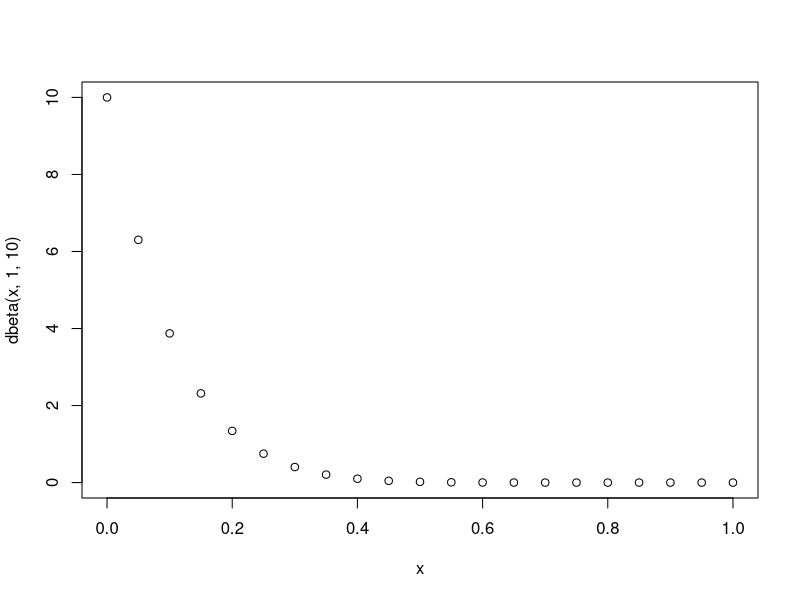

Recreate this plot in R. (Note: this script raises an error after producing the figure.)
## ---- chunk 1
x = seq(0,1,0.05)
plot(x, y = dbeta(x, 1,10))
# rbeta(1,0,1)
## ---- chunk 2
test_smallh6 <- run_DAMCMC_complete_smallh6(
  theta0, cp_Y, N = 20000,
  rho = 0.2, param = "bg", approx = "ldp",
  iota_dist = "exponential", gener = FALSE, b = 1/2,
  thin = 1, plt = 2500,
  par_prior = list(
    a_beta = 1, b_beta = 1,
    a_gamma = 1, b_gamma = 1,
    a_R0 = 2, b_R0 = 2,
    a_lambda = 1, b_lambda = 1,
    a_pi11 = 10, b_pi11 = 10,
    a_pi01 = 10, b_pi01 = 10
  ), 
  # h_hat = c(0.5,0.5,0.5,0.5,0.5), # P(dbeta_i = 1)
  length_delta = 5,
  x_b_ratio = 2,
  gamma=1
  )
## ---- chunk 3
test_smallh6$theta_rate_accept # 30%
test_smallh6$run_time # 143.035 seconds
## ---- chunk 4
print(analyze_dbeta(test_smallh6$dbeta_lst))

barplot(analyze_dbeta(test_smallh6$dbeta_lst)[[2]], main="Change Point Locations", xlab="Change Point Location",  
 ylab="Proportion of MCMC Samples", names.arg=c("Delta One","Delta Two","Delta Three","Delta Four","Delta Five"), 
 border="blue")
abline(h=1/2, col="blue", lty="dashed", lwd=4)
## ---- chunk 5
# Create dataframe for Pi
Pi_tidy <- do.call(rbind, Map(data.frame, Iteration = list(c(burnin:20000)), Pi01 = list(test_smallh6$pi01_lst[burnin:20000]), Pi11 = list(test_smallh6$pi11_lst[burnin:20000]) ))
Pi_tidy
## ---- chunk 6
draw_tp(Pi_tidy, 'Pi01')
draw_histogram(Pi_tidy, 'Pi01')
draw_acf(Pi_tidy, 'Pi01', 200)

draw_tp(Pi_tidy, 'Pi11')
draw_histogram(Pi_tidy, 'Pi11')
draw_acf(Pi_tidy, 'Pi11', 200)
## ---- chunk 7
sim_beta_list <- create_mcmc_list(test_smallh6$beta_lst[burnin:20000])
length(sim_beta_list)
## ---- chunk 8
# combine all beta lists into a dataframe.
beta_sim_tidy <- do.call(rbind, Map(data.frame, Iteration = list(c(1:19001)), Beta1 = sim_beta_list[1], Beta2 = sim_beta_list[2], Beta3 = sim_beta_list[3], Beta4 = sim_beta_list[4], Beta5 = sim_beta_list[5], Beta6 = sim_beta_list[6]))
beta_sim_tidy <- beta_sim_tidy %>% 
  remove_burnin(1000)
## ---- chunk 9
# Posterior means
means <- beta_sim_tidy %>%
  dplyr::select(- .data$Iteration) %>%
  {tibble::tibble(
    var  = colnames(.),
    mean = colMeans(.),
  )}

# ESS
ESS = coda::effectiveSize(coda::mcmc(beta_sim_tidy))
ESS # ESS is higher when we correctly specify the model (eg allow for change points.)

# Mean of all beta ESS
mean(ESS[2:7])

# ESS per clock time (MCMC Efficiency, show this alongside ACF plots). number of time points = 6.
mean(ESS[2:7])/(test_smallh6$run_time)
## ---- chunk 10
# plot results in a format similar to PDSIR code.
vars <- c("Beta1", "Beta2","Beta3","Beta4","Beta5","Beta6")

for(var in vars)
  print(draw_tp(beta_sim_tidy, var)) # burn in.
for(var in vars)
  print(draw_histogram(beta_sim_tidy, var))
for(var in vars)
  print(draw_acf(beta_sim_tidy, var, 200))
